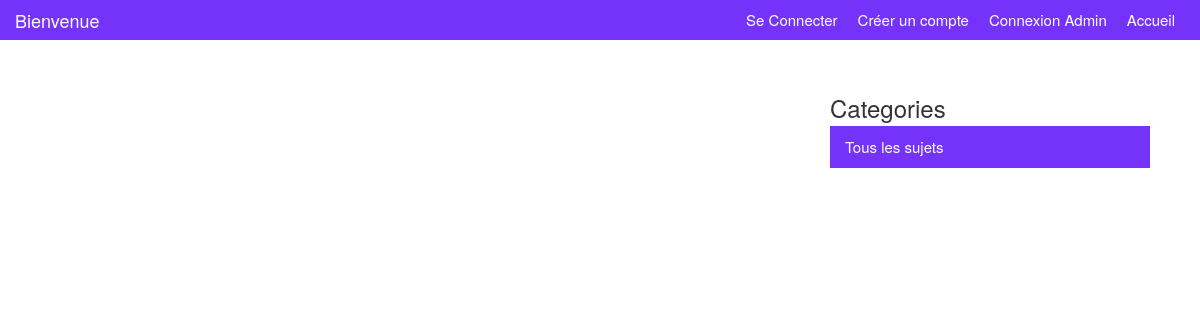
/topic/8, run on an earlier commit of the app's database.
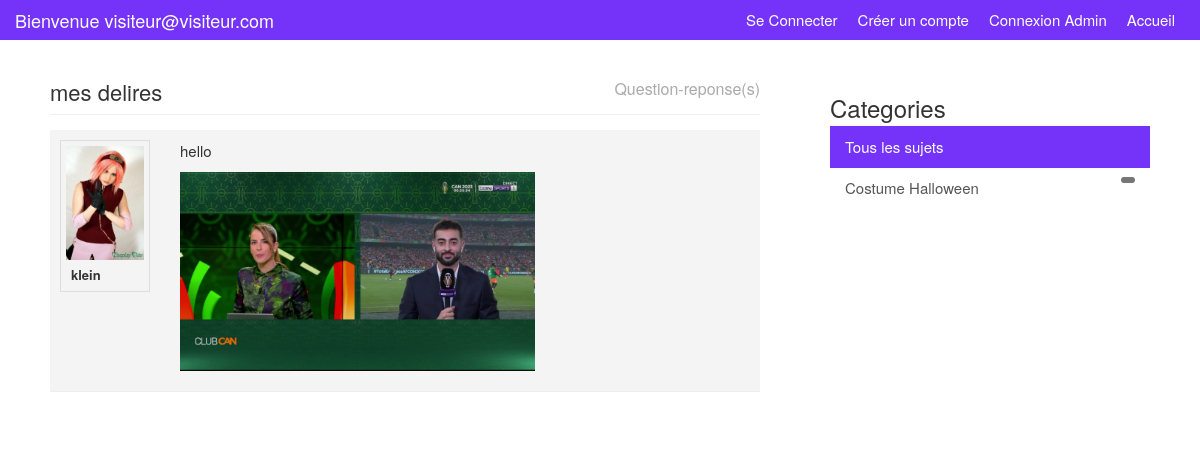
And on a later commit of the database.
### website/models.py (models this page shows)
class PostMessage(models.Model):
    title = models.CharField(max_length=100)  # Augmentation de la longueur du titre
    message = models.TextField()
    posted_date = models.DateTimeField(auto_now_add=True)  # Utilisation de DateTimeField pour la date et l'heure de publication
    closes = models.BooleanField(default=False)  # Par défaut, le message n'est pas clos
    category = models.ForeignKey(Category, on_delete=models.CASCADE)  # Correction du nom du champ Category en minuscules
    user= models.ForeignKey(Users, on_delete= models.CASCADE)
    avatar = models.ImageField(null=True, blank=True, upload_to='img/')  # Ajout d'un champ pour l'avatar

class Users(models.Model):
    pseudo = models.CharField(max_length=50, unique=True)
    email = models.EmailField()
    password = models.CharField(max_length=100)  # Utilisation de CharField pour le mot de passe
    role = models.CharField(max_length=20, default="User")  # Limiter la longueur du rôle
    avatar = models.ImageField( null=True, blank=True, upload_to='img/')  # Ajout d'un champ pour l'avatar
    activated = models.BooleanField(default=True)  # Par défaut, l'utilisateur n'est pas activé
    birthdate= models.DateField(null=False)
    description= models.TextField(null=False, default='JE suis un membre anonyme du forum')

class Category(models.Model):
    title = models.CharField(max_length=100)  # Augmentation de la longueur du titre
    description = models.TextField()
    added_by = models.ForeignKey(Admins, on_delete=models.CASCADE)  # Renommage du champ addedBy en snake_case

### website/views.py (the view)
# urls.py: path('topic/<int:id>',views.topicDetail, name="topic"),
def topicDetail(request,id):
    try:
        post= PostMessage.objects.get(pk=id)
        us= Users.objects.get(pk=post.user.pk)
        reply= Reply.objects.filter(post=post)
        categories= Category.objects.all()
    except PostMessage.DoesNotExist:
        auth= True #verifier si l'utililsateur est authentifier
        if not request.session.get('id'):
            auth=False
        me= request.session.get('id')
        return render(request, 'topic.html', context={'postmesg':"","auth":auth,"me":me})
    try:
         auth= True #verifier si l'utililsateur est authentifier
         if not request.session.get('id'):
            auth=False
         me= request.session.get('id')
         id= Users.objects.get(email=request.session.get("email"))
    except Users.DoesNotExist:
        id={"pseudo":"visiteur@visiteur.com"}
    return render(request, 'topic.html', context={'postmesg':post, "reply": reply, "categories": categories, "id":id, "auth":auth,"me":me})

### forum/templates/topic.html (shortened to what this page needs)
{% load static %}
<!DOCTYPE html>
<html lang="en">
  <head>
    <link href="{% static 'css/bootstrap.css' %}" rel="stylesheet"/>
    <link href="{% static 'css/custom.css' %}" rel="stylesheet"/.container>
  </head>
  <body>
	<div class="navbar navbar-inverse navbar-fixed-top" role="navigation">
		<div class="container">
		  <div class="navbar-header">
			<a class="navbar-brand" href="{% url 'accueil'  %}">Bienvenue  {{id.pseudo}}</a>
		  </div>
		  <div class="collapse navbar-collapse">
			<ul class="nav navbar-nav navbar-right ">
			  {% if auth %}
				<li class="active nav-item"><a href="{% url 'accueil'  %}">Accueil</a></li>
				<li><a href="{% url 'addtopic' %}">Poser une Question</a></li>
				<li><a href="{% url 'personalProfile' me %}">Mon Profil</a></li>
				<li><a href="{% url 'logoutUser'  %}">Deconnexion</a></li>
			  {% else %}
				<li><a href="{% url 'login'  %}">Se Connecter</a></li>
				<li><a href="{% url 'create'  %}">Créer un compte</a></li>
				<li><a href="{% url 'loginAdmin'  %}">Connexion Admin </a></li>
				<li class="active nav-item"><a href="{% url 'accueil'  %}">Accueil</a></li>
			  {% endif %}
			</ul>
		  </div>
		</div>
	  </div>
    <div class="container">
		<div class="row">
			<div class="col-md-8">
				<div class="main-col">
					<div class="block">
						{% if postmesg %}
						<h1 class="pull-left">{{postmesg.title}}</h1>
						<h4 class="pull-right">Question-reponse(s)</h4>
						<div class="clearfix"></div>
						<hr>
						<ul id="topics">
					<li id="main-topic" class="topic topic">
						<div class="row">
							<div class="col-md-2">
								<div class="user-info">
									<img class="avatar pull-left" src="{{ postmesg.user.avatar.url }}"  width="185" />
									<ul>
										<li><strong> {{ postmesg.user.pseudo }}</strong>										</li>
									</li>
									</ul>
								</div>
							</div>
							<div class="col-md-10">
								<div class="topic-content pull-right">
									<p>{{postmesg.message}}</p>
									{% if postmesg.avatar %}
									<p>
										<img src="{{ postmesg.avatar.url }}" width="355" />
										<p>{% endif %}
								</div>
							</div>
						</div>
					{% endif %}
					</div>
				</div>
			</div>
			<div class="col-md-4">
				<div id="sidebar">
					<div class="block">
					<h3>Categories</h3>
					<div class="list-group">
						<a href="#" class="list-group-item active">Tous les sujets </a>
						{% if categories %}
						{% for cat in categories %}
						<a href="" class="list-group-item">{{cat.title}}<span class="badge pull-right"> {% comment %}nombre de post ici  {% endcomment %}</span></a>
						{% endfor %}
						{% endif %}
					</div>
				</div>
				</div>
			</div>
		</div>
    </div>
  </body>
</html>

### website/static/css/custom.css (style rules this page uses)
body { padding-top: 60px; background-image: url('/static/img/bg.jpg'); background-size: cover; font-size:15px; }
a { color:#5c5b69; }
ul { padding:0; margin:0; list-style:none; }
hr { margin:10px 0 15px 0; }
h3 { margin-bottom:5px; }
.navbar { height:40px !important; background:#7532F9; border:0; margin-bottom:30px; }
.navbar-inverse .navbar-nav > li > a, .navbar-inverse .navbar-brand { color:#fff !important; }
.navbar a:hover,.navbar li.active a { background:none !important; }
.navbar-brand { padding:10px 0 0 0; color:#fff; }
.navbar-nav > li > a { padding:10px 10px 0 10px; }
.block { background:#fff; border-radius:5px; padding: 15px 20px; margin-bottom:20px; }
.main-col { overflow:auto; }
.main-col h1 { font-size:22px; margin:5px 0 0 0; padding:0; }
.main-col h4 { font-size:16px; margin:5px 0 0 0; padding:0; color:#aaa; }
.topic { border-bottom:#eee solid 1px; margin-bottom:10px; padding:10px; }
.topic-content { width:100%; }
img.avatar { width:100%; }
a.list-group-item.active, a.list-group-item.active:hover, a.list-group-item.active:focus { background:rgb(117, 50, 249); border-radius:0; }
.list-group-item { border:0 }
#main-topic { background:#f4f4f4; padding:10px; }
.user-info { border:#ddd solid 1px; padding:5px; overflow:hidden; font-size:13px; }
.user-info img { display:block; margin-bottom:5px; }
.user-info ul { list-style:none; margin:10px 0 0 5px; }
.user-info li { line-height:1.6em; }

What changed in the data, as far as the page shows it:
added PostMessage: title "mes delires", user.avatar (picture), user.pseudo "klein", message "hello", avatar (picture)
added Category: title "Costume Halloween"
Also different on the page:
{{ id.pseudo }}: (not shown) → "visiteur@visiteur.com"
text now shown: "Question-reponse(s)"
